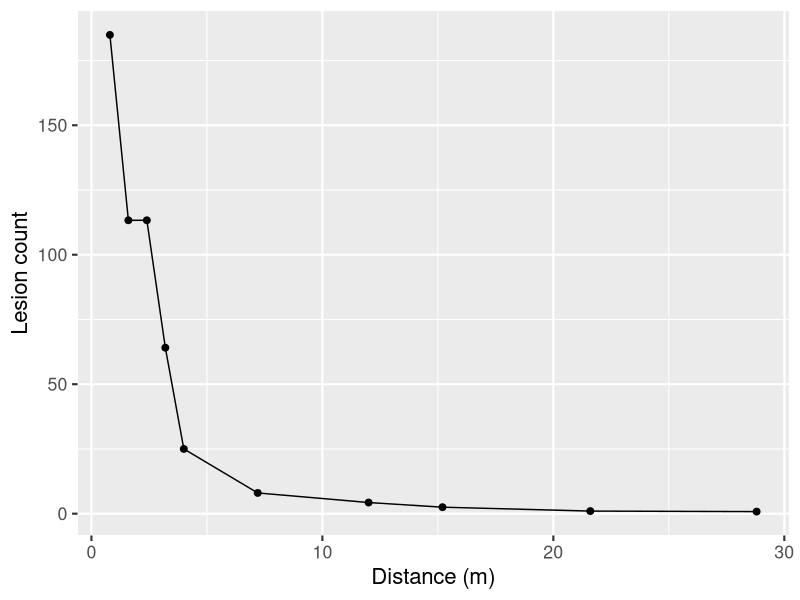
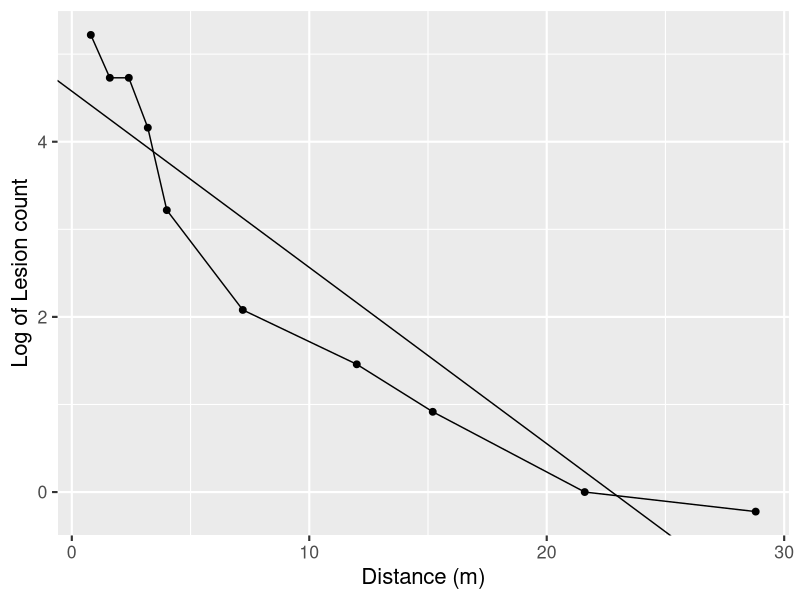
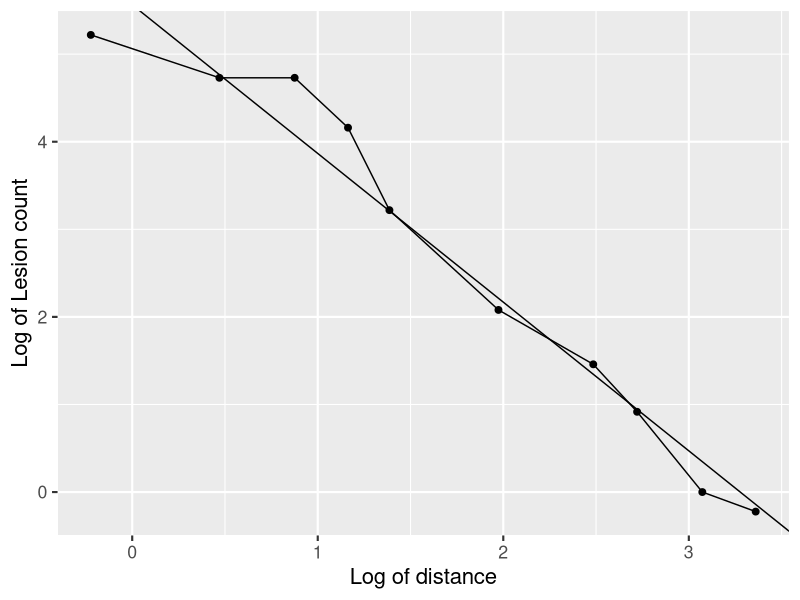
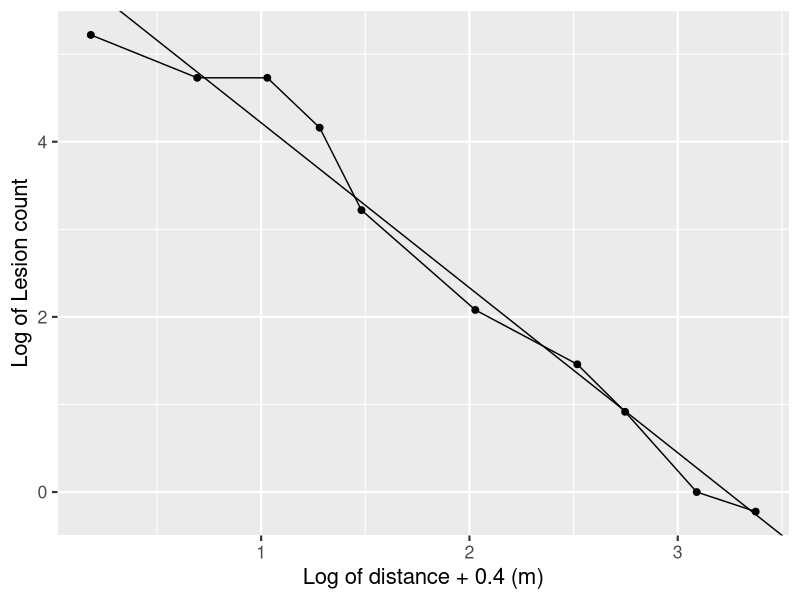

Generate these figures, in order, with R:
## ---- chunk 1
#| message: false
#| warning: false
library(tidyverse)
theme_set(theme_gray(base_size = 16)) # set global theme
## ---- chunk 2
# create the two vectors
x <- c(0.8, 1.6, 2.4, 3.2, 4, 7.2, 12, 15.2, 21.6, 28.8)
Y <- c(184.9, 113.3, 113.3, 64.1, 25, 8, 4.3, 2.5, 1, 0.8)
grad1 <- data.frame(x, Y) # create the dataframe
grad1 # show the gradient
## ---- chunk 3
#| label: fig-fit_grad1
#| fig-cap: "Hypothetical gradient of lesion count over distances from the inoculum source" 
grad1 |> 
  ggplot(aes(x, Y))+
  theme_grey(base_size = 16)+
  geom_point(size = 2)+
  geom_line()+
  labs(y = "Lesion count",
       x = "Distance (m)")
## ---- chunk 4
reg_exp <- lm(log(Y) ~ x, data = grad1)
summary(reg_exp)$r.squared
## ---- chunk 5
#| label: fig-fit_grad2
#| fig-cap: "Fit of the exponential model to the log of lesion count over distances from the inoculum source" 
grad1 |> 
  ggplot(aes(x, log(Y)))+
  theme_grey(base_size = 16)+
  geom_point(size = 2)+
  geom_line()+
  geom_abline(slope = coef(reg_exp)[[2]], intercept = coef(reg_exp)[[1]])+
 labs(y = "Log of Lesion count",
       x = "Distance (m)")

## ---- chunk 6
reg_p <- lm(log(Y) ~ log(x), data = grad1)
summary(reg_p)$r.squared
## ---- chunk 7
#| label: fig-fit_grad3
#| fig-cap: "Fit of the power law model to the log of lesion count over log of the distance from the inoculum source" 
grad1 |> 
  ggplot(aes(log(x), log(Y)))+
  theme_grey(base_size = 16)+
  geom_point(size = 2)+
  geom_line()+
  geom_abline(slope = coef(reg_p)[[2]], intercept = coef(reg_p)[[1]])+
 labs(y = "Log of Lesion count",
       x = "Log of distance")

## ---- chunk 8
reg_pm <- lm(log(Y) ~ log(x + 0.4), data = grad1)
summary(reg_pm)$r.squared
## ---- chunk 9
#| label: fig-fit_grad4
#| fig-cap: "Fit of the modified power law model to the log of lesion count over log + 0.4 of the distances from the inoculum source" 
grad1 |> 
  ggplot(aes(log(x+0.4), log(Y)))+
  theme_grey(base_size = 16)+
  geom_point(size = 2)+
  geom_line()+
  geom_abline(slope = coef(reg_pm)[[2]], intercept = coef(reg_pm)[[1]])+
 labs(y = "Log of Lesion count",
       x = "Log of distance + 0.4 (m)")

